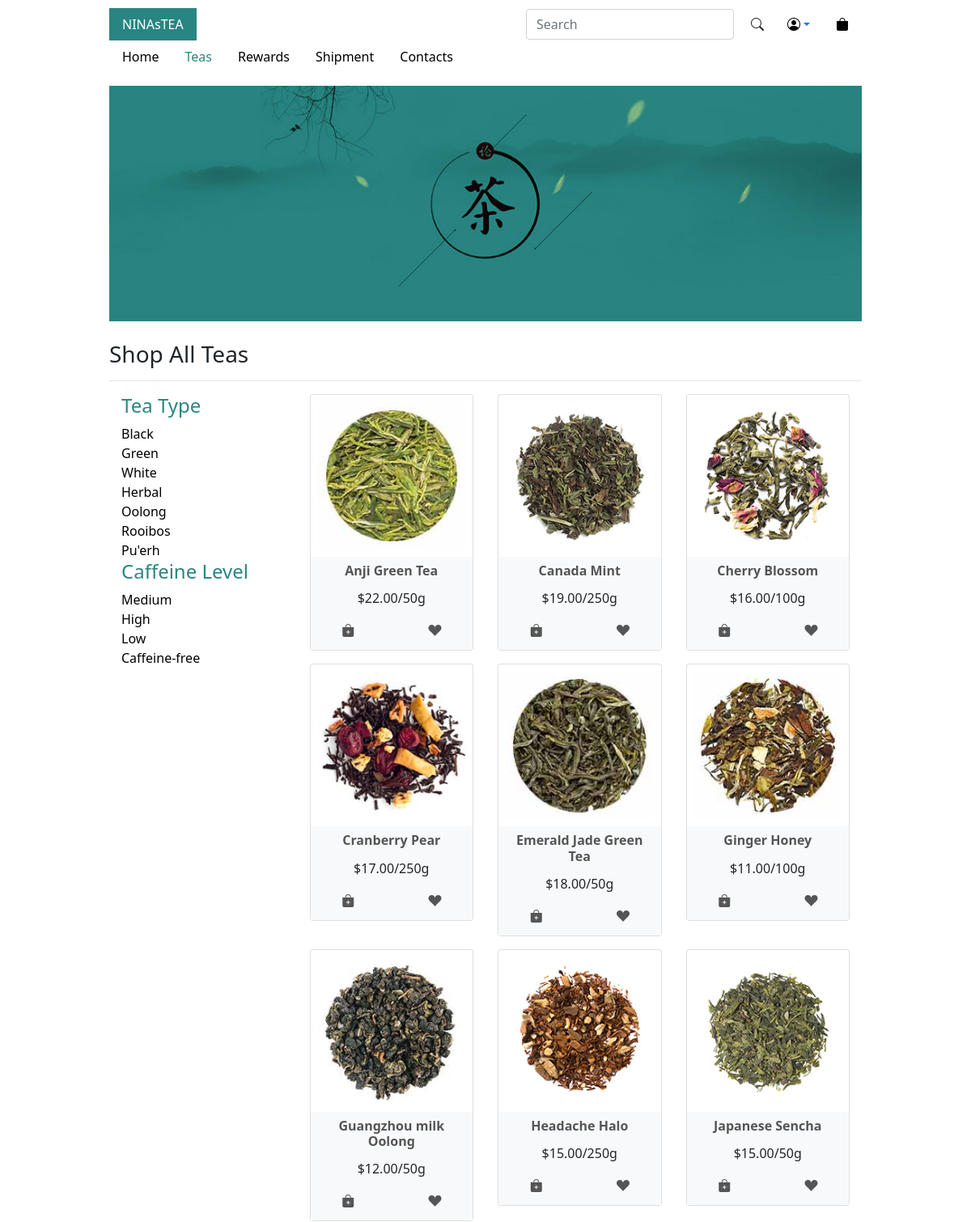
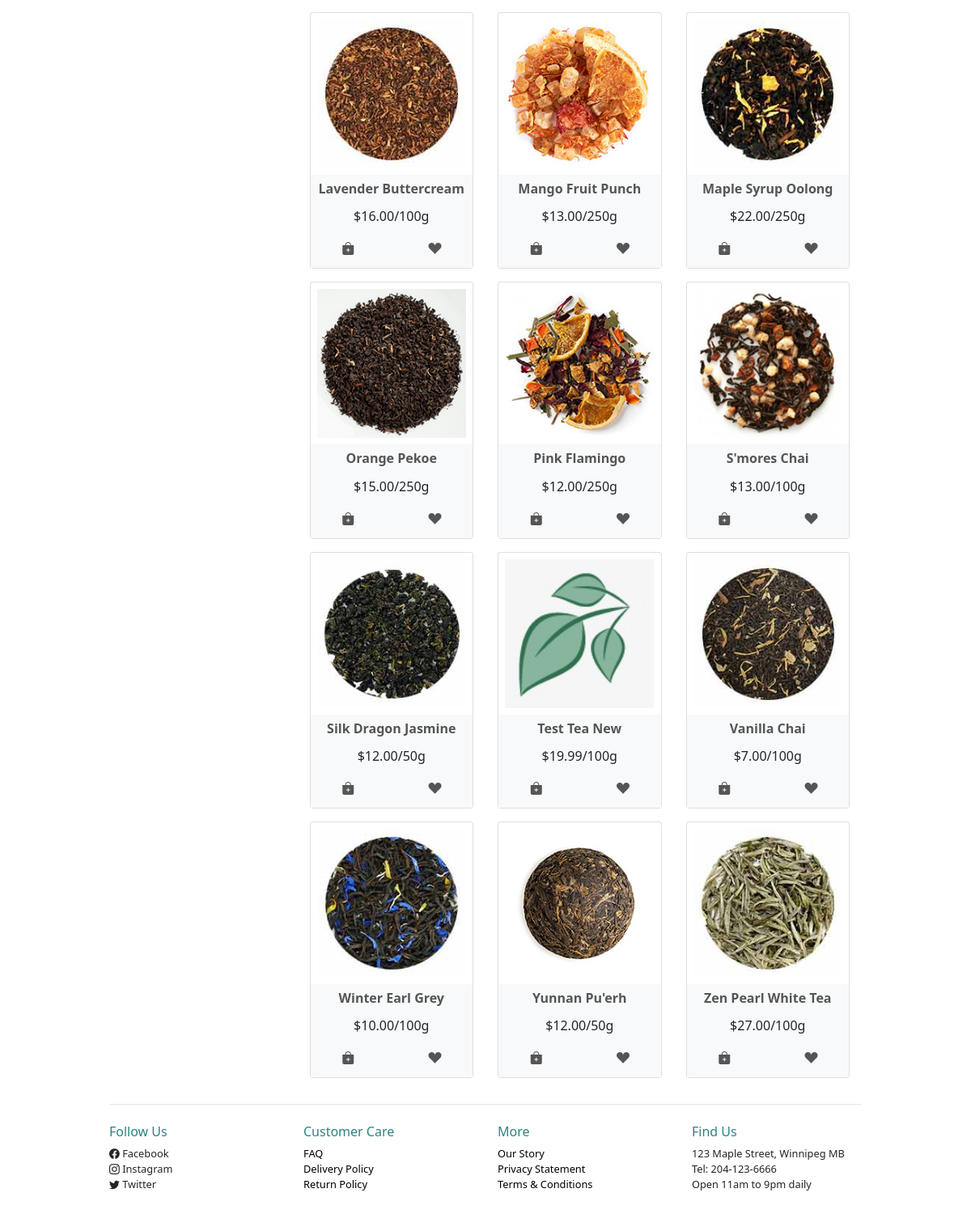
Page /?page=teas on the committed database (2 pictures, top to bottom).
### tables this page shows
CREATE TABLE `teas` (
  `id` int(11) NOT NULL AUTO_INCREMENT,
  `name` varchar(45) NOT NULL,
  `price` decimal(4,2) NOT NULL,
  `weight` enum('50g','100g','250g') NOT NULL,
  `type` enum('black','green','white','herbal','oolong','pu''erh','rooibos') NOT NULL,
  `caffeine` enum('high','medium','low','caffeine-free') DEFAULT NULL,
  `origin` varchar(45) DEFAULT NULL,
  `expire_date` date DEFAULT NULL,
  `organic` tinyint(1) NOT NULL DEFAULT 1,
  `ingredients` mediumtext DEFAULT NULL,
  `description` longtext DEFAULT NULL,
  `SKU` char(11) NOT NULL,
  `image` varchar(45) DEFAULT NULL,
  `created_at` datetime DEFAULT current_timestamp(),
  `updated_at` datetime DEFAULT NULL,
  `deleted_at` datetime DEFAULT NULL,
  PRIMARY KEY (`id`),
  FULLTEXT KEY `name` (`name`,`ingredients`)
);

### controllers/teas.php (called while the page is built, shortened)
<?php
require __DIR__ . '/../models/teas_model.php';
if(!empty($_GET['type'])){
    $teas = allTeasbyType($dbh, $_GET['type']);
    $title = 'Shop ' . ucwords($_GET['type']) . ' Tea:';
}elseif(!empty($_GET['caffeine'])){
    $teas = allTeasbyCaffeine($dbh, $_GET['caffeine']);
    $title = 'Shop ' .  ucwords($_GET['caffeine']) . ' Level:';
}else{
    $teas = allTeas($dbh);
    $title = 'Shop All Teas';
}
$types = allTypes($dbh);
$caffeines = allCaffeines($dbh);
require __DIR__ . '/../views/teas.php';

### public/index.php (called while the page is built, shortened)
<?php
try{
    $path = __DIR__ . '/../controllers/' . $_GET['page'] . '.php';
    require $path;
}catch(Exception $e){
    print_r($e->getMessage());
}

### models/teas_model.php (called while the page is built, shortened)
<?php
function allTeas(PDO $dbh):array
{
    $query = "SELECT
        teas.id,
        teas.name,
        teas.price,
        teas.weight,
        teas.image
        FROM teas
        WHERE deleted_at IS NULL
        ORDER by teas.name";
    $stmt = $dbh->query($query);
    $tea = $stmt->fetchAll();
    return $tea ?? [];
}
function allTypes(PDO $dbh):array
{
    $query = "SELECT DISTINCT teas.type as name FROM teas WHERE deleted_at IS NULL";
    $stmt = $dbh->query($query);
    return $stmt->fetchAll();
}
function allCaffeines(PDO $dbh):array
{
    $query = "SELECT DISTINCT teas.caffeine as name FROM teas WHERE deleted_at IS NULL";
    $stmt = $dbh->query($query);
    return $stmt->fetchAll();
}

### views/includes/functions.php (called while the page is built, shortened)
<?php
function e(string $str): string
{
    return htmlentities($str, ENT_QUOTES, "UTF-8");
}

### views/teas.php (the view)
<?php require __DIR__ . '/includes/header.inc.php';?>
    <section id="sec-teas">
      <div class="main_image">
        <img src="images/home_main.jpg" class="img-fluid" alt="homoe_banner">
      </div>
      <div class="mt-4"><h3><?=$title?></h3></div>
      <div class="divider"><hr></div>
      <div class="container">
        <div class="row">
          <div class="col-3" id="teas-side-nav">
            <h4>Tea Type</h4>
            <nav class="nav flex-column">
            <?php foreach ($types as $type) : ?>
                <a href="/?page=teas&type=<?=e($type['name'])?>"><?=ucwords($type['name'])?></a>
            <?php endforeach ; ?>
            </nav>
            <h4>Caffeine Level</h4>
            <nav class="nav flex-column">
            <?php foreach ($caffeines as $caffeine) : ?>
                <a href="/?page=teas&caffeine=<?=e($caffeine['name'])?>"><?=ucwords($caffeine['name'])?></a>
            <?php endforeach ; ?>
            </nav>
          </div>
          <div class="col">
            <div class="row" id="product-wrapper">
              <?php foreach($teas as $tea) : ?>
              <div class="col-4 mb-3">
                <div class="card">
                  <img src="images/<?=e($tea['image'])?>" class="card-img-top mx-auto d-block p-2" alt="<?=e($tea['name'])?>" style="width:200px;height:200px;">
                  <div class="card-body bg-light p-2">
                    <h6 class="card-title text-center font-weight-bold"><a href="/?page=teainfo&tea=<?=e($tea['id'])?>"><?=e($tea['name'])?></a></h6>
                    <p class="card-text text-center">$<?=e($tea['price'])?>/<?=e($tea['weight'])?></p>
                    <div class="row justify-content-around pb-1">
                      <span>
                        <a href="/?page=add_to_bag&tea_id=<?=e($tea['id'])?>"><i class="bi bi-bag-plus-fill"></i></a>
                      </span>
                      <span>
                        <a href="/?page=add_to_wish_list&tea_id=<?=e($tea['id'])?>"><i class="bi bi-suit-heart-fill"></i></a>
                      </span>
                    </div>
                  </div>
                </div>
              </div>
            <?php endforeach;?>
            </div>
          </div>
        </div>
      </div>
    </section>
<?php require __DIR__ . '/includes/footer.inc.php';?>

### public/css/main.css (style rules this page uses)
:root { --main-color: #298582; --secondary-color:#136460; }
body { font-family: 'Segoe UI', Tahoma, Geneva, Verdana, sans-serif; max-width: 960px; margin: 10px auto; }

### public/css/teas.css (style rules this page uses)
#teas-side-nav h4, #teas-side-nav a:hover { color: var(--main-color); }
#teas-side-nav a { color: #000; transition: all 0.6s ease; }
#product-wrapper a { text-decoration: none; color:#555; transition: all .4s ease; }

### rows in the picture
teas: image (picture), name "Anji Green Tea", price "22.00", weight "50g"
teas: image (picture), name "Canada Mint", price "19.00", weight "250g"
teas: image (picture), name "Cherry Blossom", price "16.00", weight "100g"
teas: image (picture), name "Cranberry Pear", price "17.00", weight "250g"
teas: image (picture), name "Emerald Jade Green Tea", price "18.00", weight "50g"
teas: image (picture), name "Ginger Honey", price "11.00", weight "100g"
teas: image (picture), name "Guangzhou milk Oolong", price "12.00", weight "50g"
teas: image (picture), name "Headache Halo", price "15.00", weight "250g"
teas: image (picture), name "Japanese Sencha", price "15.00", weight "50g"
teas: image (picture), name "Lavender Buttercream", price "16.00", weight "100g"
teas: image (picture), name "Mango Fruit Punch", price "13.00", weight "250g"
teas: image (picture), name "Maple Syrup Oolong", price "22.00", weight "250g"
teas: image (picture), name "Orange Pekoe", price "15.00", weight "250g"
teas: image (picture), name "Pink Flamingo", price "12.00", weight "250g"
teas: image (picture), name "S'mores Chai", price "13.00", weight "100g"
teas: image (picture), name "Silk Dragon Jasmine", price "12.00", weight "50g"
teas: image (picture), name "Test Tea New", price "19.99", weight "100g"
teas: image (picture), name "Vanilla Chai", price "7.00", weight "100g"
teas: image (picture), name "Winter Earl Grey", price "10.00", weight "100g"
teas: image (picture), name "Yunnan Pu'erh", price "12.00", weight "50g"
teas: image (picture), name "Zen Pearl White Tea", price "27.00", weight "100g"

### other values in the picture
$title "Shop All Teas"
$type['name'] "Black"
$type['name'] "Green"
$type['name'] "White"
$type['name'] "Herbal"
$type['name'] "Oolong"
$type['name'] "Rooibos"
$type['name'] "Pu'erh"
$caffeine['name'] "Medium"
$caffeine['name'] "High"
$caffeine['name'] "Low"
$caffeine['name'] "Caffeine-free"
